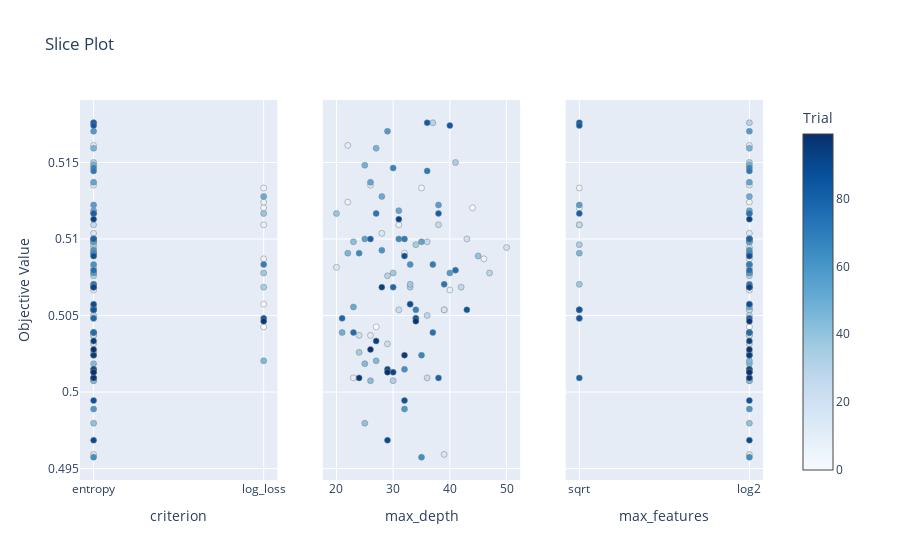

The cell this chart's notebook holds for it:
### Code cell
import numpy as np
from sklearn.model_selection import train_test_split
from sklearn.preprocessing import StandardScaler
from sklearn.metrics import accuracy_score
from sklearn.ensemble import RandomForestClassifier
import optuna
import optuna.visualization as vis
    
n = 9
    
X = np.load('Datasets/kryptonite-%s-X.npy'%(n))
y = np.load('Datasets/kryptonite-%s-y.npy'%(n))

def objective(trial):

    ### ========== Shuffle and Split Data ========== ###

    X_train, X_temp, y_train, y_temp = train_test_split(X, y, test_size=0.6, random_state=42)  # 60% training
    X_val, X_test, y_val, y_test = train_test_split(X_temp, y_temp, test_size=0.5, random_state=42)  # 20% validation, 20% test

    scaler = StandardScaler()
    X_train_scaled = scaler.fit_transform(X_train)
    X_val_scaled = scaler.transform(X_val)
    x_test_scaled = scaler.transform(X_test)


    ### ========== Train and Evaluate Model ========== ###

    classifier = RandomForestClassifier(
        n_estimators=100, 
        max_depth=trial.suggest_int('max_depth', 20, 50),
        max_features=trial.suggest_categorical('max_features', ['sqrt', 'log2']),
        criterion=trial.suggest_categorical('criterion', ['entropy', 'log_loss']),
        n_jobs=-1
    )

    print(classifier)
    classifier.fit(X_train_scaled, y_train)
    # print("Fit Model")

    # Evaluate on the validation set
    y_val_pred = classifier.predict(X_val_scaled)
    val_accuracy = accuracy_score(y_val, y_val_pred)
    # print(f"Validation Accuracy: {val_accuracy:.4f}")

    # Evaluate on the test set
    y_test_pred = classifier.predict(x_test_scaled)
    test_accuracy = accuracy_score(y_test, y_test_pred)
    # print(f"Test Accuracy: {test_accuracy:.4f}")

    return val_accuracy


# Create a study object
pruner = optuna.pruners.MedianPruner()
study = optuna.create_study(direction="maximize", pruner=pruner)

# Optimize the objective function
study.optimize(objective, n_trials=100)

print("Best hyperparameters:", study.best_params)
print("Best value:", study.best_value)

vis.plot_optimization_history(study)
vis.plot_param_importances(study)
vis.plot_slice(study)

### Figure 1 — Plotly figure (JSON) as saved in the notebook; plotly's stock layout.template omitted (floating-point values rounded to 4 significant figures)
{"data": [{"marker": {"color": [0, 1, 2, 3, 4, 5, 6, 7, 8, 9, 10, 11, 12, 13, 14, 15, 16, 17, 18, 19, 20, 21, 22, 23, 24, 25, 26, 27, 28, 29, 30, 31, 32, 33, 34, 35, 36, 37, 38, 39, 40, 41, 42, 43, 44, 45, 46, 47, 48, 49, 50, 51, 52, 53, 54, 55, 56, 57, 58, 59, 60, 61, 62, 63, 64, 65, 66, 67, 68, 69, 70, 71, 72, 73, 74, 75, 76, 77, 78, 79, 80, 81, 82, 83, 84, 85, 86, 87, 88, 89, 90, 91, 92, 93, 94, 95, 96, 97, 98, 99], "colorbar": {"title": {"text": "Trial"}, "x": 1, "xpad": 40}, "colorscale": [[0, "rgb(247,251,255)"], [0.125, "rgb(222,235,247)"], [0.25, "rgb(198,219,239)"], [0.375, "rgb(158,202,225)"], [0.5, "rgb(107,174,214)"], [0.625, "rgb(66,146,198)"], [0.75, "rgb(33,113,181)"], [0.875, "rgb(8,81,156)"], [1, "rgb(8,48,107)"]], "line": {"color": "Grey", "width": 0.5}, "showscale": true}, "mode": "markers", "name": "Feasible Trial", "showlegend": false, "type": "scatter", "x": ["log_loss", "log_loss", "log_loss", "entropy", "entropy", "log_loss", "log_loss", "log_loss", "log_loss", "entropy", "entropy", "entropy", "entropy", "entropy", "entropy", "entropy", "entropy", "entropy", "entropy", "entropy", "entropy", "entropy", "entropy", "entropy", "entropy", "entropy", "entropy", "entropy", "entropy", "entropy", "entropy", "entropy", "entropy", "entropy", "log_loss", "entropy", "entropy", "log_loss", "entropy", "log_loss", "entropy", "entropy", "entropy", "entropy", "entropy", "log_loss", "entropy", "entropy", "entropy", "entropy", "log_loss", "entropy", "entropy", "entropy", "entropy", "entropy", "entropy", "entropy", "entropy", "entropy", "entropy", "entropy", "entropy", "entropy", "entropy", "entropy", "entropy", "entropy", "entropy", "log_loss", "entropy", "entropy", "entropy", "entropy", "entropy", "entropy", "entropy", "entropy", "entropy", "entropy", "entropy", "entropy", "entropy", "entropy", "log_loss", "entropy", "entropy", "entropy", "entropy", "entropy", "entropy", "entropy", "entropy", "entropy", "entropy", "entropy", "entropy", "log_loss", "entropy", "entropy"], "xaxis": "x", "y": [0.5043, 0.5057, 0.512, 0.5048, 0.5091, 0.5133, 0.5087, 0.5124, 0.5109, 0.5067, 0.5009, 0.5161, 0.5037, 0.5135, 0.5081, 0.5104, 0.4959, 0.5054, 0.5054, 0.5094, 0.51, 0.5037, 0.5031, 0.5054, 0.5009, 0.5098, 0.5109, 0.5069, 0.505, 0.5078, 0.5176, 0.5076, 0.5007, 0.515, 0.5069, 0.5096, 0.5026, 0.5078, 0.507, 0.5117, 0.5089, 0.498, 0.5098, 0.5007, 0.5019, 0.502, 0.5091, 0.5159, 0.5148, 0.5039, 0.5128, 0.5056, 0.5119, 0.5137, 0.5098, 0.51, 0.5122, 0.5078, 0.517, 0.4989, 0.5093, 0.5083, 0.5015, 0.4957, 0.51, 0.5091, 0.5024, 0.5146, 0.5054, 0.5083, 0.51, 0.5144, 0.507, 0.5117, 0.5039, 0.508, 0.5039, 0.5069, 0.5048, 0.5009, 0.51, 0.5117, 0.5176, 0.5174, 0.5048, 0.5054, 0.4994, 0.5089, 0.5057, 0.4969, 0.5015, 0.5013, 0.5113, 0.5069, 0.5033, 0.5024, 0.5009, 0.5046, 0.5028, 0.5013], "yaxis": "y"}, {"marker": {"color": [0, 1, 2, 3, 4, 5, 6, 7, 8, 9, 10, 11, 12, 13, 14, 15, 16, 17, 18, 19, 20, 21, 22, 23, 24, 25, 26, 27, 28, 29, 30, 31, 32, 33, 34, 35, 36, 37, 38, 39, 40, 41, 42, 43, 44, 45, 46, 47, 48, 49, 50, 51, 52, 53, 54, 55, 56, 57, 58, 59, 60, 61, 62, 63, 64, 65, 66, 67, 68, 69, 70, 71, 72, 73, 74, 75, 76, 77, 78, 79, 80, 81, 82, 83, 84, 85, 86, 87, 88, 89, 90, 91, 92, 93, 94, 95, 96, 97, 98, 99], "colorbar": {"title": {"text": "Trial"}, "x": 1, "xpad": 40}, "colorscale": [[0, "rgb(247,251,255)"], [0.125, "rgb(222,235,247)"], [0.25, "rgb(198,219,239)"], [0.375, "rgb(158,202,225)"], [0.5, "rgb(107,174,214)"], [0.625, "rgb(66,146,198)"], [0.75, "rgb(33,113,181)"], [0.875, "rgb(8,81,156)"], [1, "rgb(8,48,107)"]], "line": {"color": "Grey", "width": 0.5}, "showscale": false}, "mode": "markers", "name": "Feasible Trial", "showlegend": false, "type": "scatter", "x": [27, 33, 44, 34, 32, 35, 46, 22, 31, 40, 23, 22, 26, 26, 20, 28, 39, 39, 39, 50, 43, 24, 29, 31, 36, 36, 38, 42, 36, 47, 37, 29, 30, 41, 33, 34, 24, 30, 33, 20, 45, 25, 23, 26, 25, 27, 22, 27, 25, 21, 28, 23, 31, 26, 35, 25, 38, 40, 29, 32, 28, 33, 32, 35, 31, 24, 35, 30, 34, 37, 32, 36, 39, 27, 37, 41, 23, 30, 21, 38, 26, 38, 36, 40, 34, 43, 32, 32, 33, 29, 29, 30, 31, 28, 27, 32, 24, 34, 26, 29], "xaxis": "x2", "y": [0.5043, 0.5057, 0.512, 0.5048, 0.5091, 0.5133, 0.5087, 0.5124, 0.5109, 0.5067, 0.5009, 0.5161, 0.5037, 0.5135, 0.5081, 0.5104, 0.4959, 0.5054, 0.5054, 0.5094, 0.51, 0.5037, 0.5031, 0.5054, 0.5009, 0.5098, 0.5109, 0.5069, 0.505, 0.5078, 0.5176, 0.5076, 0.5007, 0.515, 0.5069, 0.5096, 0.5026, 0.5078, 0.507, 0.5117, 0.5089, 0.498, 0.5098, 0.5007, 0.5019, 0.502, 0.5091, 0.5159, 0.5148, 0.5039, 0.5128, 0.5056, 0.5119, 0.5137, 0.5098, 0.51, 0.5122, 0.5078, 0.517, 0.4989, 0.5093, 0.5083, 0.5015, 0.4957, 0.51, 0.5091, 0.5024, 0.5146, 0.5054, 0.5083, 0.51, 0.5144, 0.507, 0.5117, 0.5039, 0.508, 0.5039, 0.5069, 0.5048, 0.5009, 0.51, 0.5117, 0.5176, 0.5174, 0.5048, 0.5054, 0.4994, 0.5089, 0.5057, 0.4969, 0.5015, 0.5013, 0.5113, 0.5069, 0.5033, 0.5024, 0.5009, 0.5046, 0.5028, 0.5013], "yaxis": "y2"}, {"marker": {"color": [0, 1, 2, 3, 4, 5, 6, 7, 8, 9, 10, 11, 12, 13, 14, 15, 16, 17, 18, 19, 20, 21, 22, 23, 24, 25, 26, 27, 28, 29, 30, 31, 32, 33, 34, 35, 36, 37, 38, 39, 40, 41, 42, 43, 44, 45, 46, 47, 48, 49, 50, 51, 52, 53, 54, 55, 56, 57, 58, 59, 60, 61, 62, 63, 64, 65, 66, 67, 68, 69, 70, 71, 72, 73, 74, 75, 76, 77, 78, 79, 80, 81, 82, 83, 84, 85, 86, 87, 88, 89, 90, 91, 92, 93, 94, 95, 96, 97, 98, 99], "colorbar": {"title": {"text": "Trial"}, "x": 1, "xpad": 40}, "colorscale": [[0, "rgb(247,251,255)"], [0.125, "rgb(222,235,247)"], [0.25, "rgb(198,219,239)"], [0.375, "rgb(158,202,225)"], [0.5, "rgb(107,174,214)"], [0.625, "rgb(66,146,198)"], [0.75, "rgb(33,113,181)"], [0.875, "rgb(8,81,156)"], [1, "rgb(8,48,107)"]], "line": {"color": "Grey", "width": 0.5}, "showscale": false}, "mode": "markers", "name": "Feasible Trial", "showlegend": false, "type": "scatter", "x": ["log2", "log2", "sqrt", "sqrt", "log2", "sqrt", "log2", "log2", "sqrt", "log2", "log2", "log2", "log2", "log2", "log2", "log2", "log2", "log2", "sqrt", "log2", "log2", "log2", "log2", "log2", "log2", "log2", "sqrt", "log2", "log2", "log2", "log2", "log2", "log2", "log2", "log2", "sqrt", "log2", "log2", "sqrt", "log2", "log2", "log2", "log2", "log2", "log2", "log2", "sqrt", "log2", "log2", "log2", "log2", "log2", "log2", "log2", "log2", "log2", "sqrt", "log2", "log2", "log2", "log2", "log2", "log2", "log2", "log2", "log2", "log2", "log2", "sqrt", "log2", "log2", "log2", "log2", "log2", "log2", "log2", "log2", "log2", "log2", "sqrt", "log2", "sqrt", "sqrt", "sqrt", "sqrt", "sqrt", "log2", "log2", "log2", "log2", "log2", "log2", "log2", "log2", "log2", "log2", "log2", "log2", "log2", "log2"], "xaxis": "x3", "y": [0.5043, 0.5057, 0.512, 0.5048, 0.5091, 0.5133, 0.5087, 0.5124, 0.5109, 0.5067, 0.5009, 0.5161, 0.5037, 0.5135, 0.5081, 0.5104, 0.4959, 0.5054, 0.5054, 0.5094, 0.51, 0.5037, 0.5031, 0.5054, 0.5009, 0.5098, 0.5109, 0.5069, 0.505, 0.5078, 0.5176, 0.5076, 0.5007, 0.515, 0.5069, 0.5096, 0.5026, 0.5078, 0.507, 0.5117, 0.5089, 0.498, 0.5098, 0.5007, 0.5019, 0.502, 0.5091, 0.5159, 0.5148, 0.5039, 0.5128, 0.5056, 0.5119, 0.5137, 0.5098, 0.51, 0.5122, 0.5078, 0.517, 0.4989, 0.5093, 0.5083, 0.5015, 0.4957, 0.51, 0.5091, 0.5024, 0.5146, 0.5054, 0.5083, 0.51, 0.5144, 0.507, 0.5117, 0.5039, 0.508, 0.5039, 0.5069, 0.5048, 0.5009, 0.51, 0.5117, 0.5176, 0.5174, 0.5048, 0.5054, 0.4994, 0.5089, 0.5057, 0.4969, 0.5015, 0.5013, 0.5113, 0.5069, 0.5033, 0.5024, 0.5009, 0.5046, 0.5028, 0.5013], "yaxis": "y3"}], "layout": {"title": {"text": "Slice Plot"}, "xaxis": {"anchor": "y", "categoryarray": ["entropy", "log_loss"], "categoryorder": "array", "domain": [0, 0.2889], "title": {"text": "criterion"}, "type": "category"}, "xaxis2": {"anchor": "y2", "domain": [0.3556, 0.6444], "title": {"text": "max_depth"}}, "xaxis3": {"anchor": "y3", "categoryarray": ["sqrt", "log2"], "categoryorder": "array", "domain": [0.7111, 1], "title": {"text": "max_features"}, "type": "category"}, "yaxis": {"anchor": "x", "domain": [0, 1], "title": {"text": "Objective Value"}}, "yaxis2": {"anchor": "x2", "domain": [0, 1], "matches": "y", "showticklabels": false}, "yaxis3": {"anchor": "x3", "domain": [0, 1], "matches": "y", "showticklabels": false}}}
